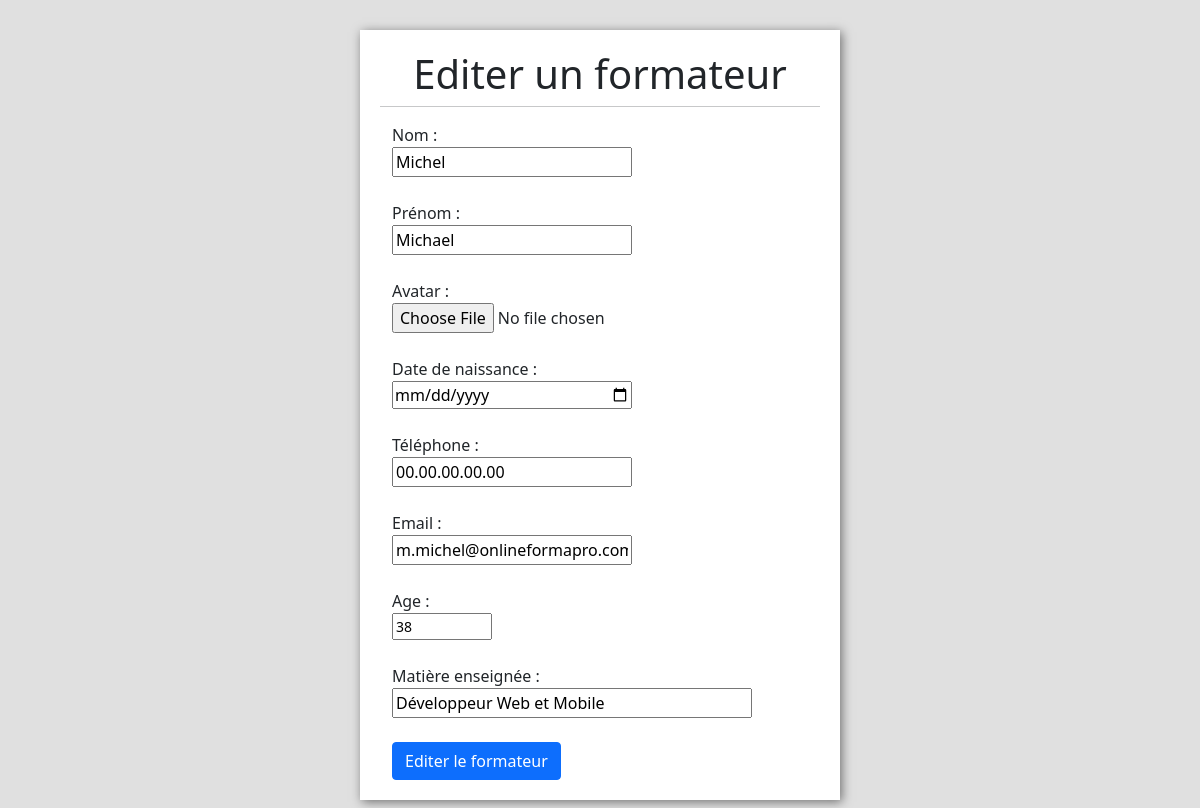
Page /pages/editer-formateur.php?id-formateur=2 (signed in) on the committed database.
### tables this page shows
CREATE TABLE `formateurs` (
  `id_formateur` int(11) NOT NULL,
  `nom_formateur` varchar(255) NOT NULL,
  `prenom_formateur` varchar(255) NOT NULL,
  `avatar_formateur` varchar(255) NOT NULL,
  `date_naissance_formateur` datetime NOT NULL,
  `telephone_formateur` varchar(255) NOT NULL,
  `email_formateur` varchar(255) NOT NULL,
  `age_formateur` int(11) NOT NULL,
  `matiere_formateur` varchar(255) NOT NULL
);

### pages/editer-formateur.php (the view, shortened to what this page needs)
<?php
$id = $_GET["id-formateur"];
$user = "root";
$pass = "";
try {
    $connexion = new PDO('mysql:host=localhost;dbname=ecommerce;charset=UTF8', $user, $pass);
    $connexion->setAttribute(PDO::ATTR_ERRMODE, PDO::ERRMODE_EXCEPTION);
} catch (PDOException $e) {
    $retour = $e->getMessage();
    die();
}
if($connexion){
    $req = "SELECT * FROM formateurs WHERE id_formateur = ?";
    $select = $connexion->prepare($req);
    $select->bindParam(1,$id);
    $select->execute();
    $res = $select->fetch();
}
?>
<!doctype html>
<html lang="en">
<head>
    <link href="https://cdn.jsdelivr.net/npm/bootstrap@5.1.3/dist/css/bootstrap.min.css" rel="stylesheet">
    <link rel="stylesheet" type="text/css" href="../css/style.css" />
</head>
<body>
<div class="container">
    <div class="row">
        <h1>Editer un formateur</h1>
        <hr>
        <form method="post" action="traitement_edition_formateur.php?id=<?= $res["id_formateur"] ?>" enctype="multipart/form-data">
            <label for="nom">Nom :</label><br>
            <input type="text" name="nom" id="nom" value="<?= $res["nom_formateur"] ?>"><br><br>
            <label for="prenom">Prénom :</label><br>
            <input type="text" name="prenom" id="prenom" value="<?= $res["prenom_formateur"] ?>"><br><br>
            <label for="avatar">Avatar :</label><br>
            <input type="file" name="avatar" id="avatar" class="long" value="<?= $res["avatar_formateur"] ?>"><br><br>
            <label for="date-naissance">Date de naissance :</label><br>
            <input type="date" name="date-naissance" id="date-naissance" value="<?= $res["date_naissance_formateur"] ?>"><br><br>
            <label for="telephone">Téléphone :</label><br>
            <input type="tel" name="telephone" id="telephone" value="<?= $res["telephone_formateur"] ?>"><br><br>
            <label for="email">Email :</label><br>
            <input type="email" name="email" id="email" value="<?= $res["email_formateur"] ?>"><br><br>
            <label for="age">Age :</label><br>
            <input type="number" name="age" id="age" class="small" value="<?= $res["age_formateur"] ?>"><br><br>
            <label for="matiere">Matière enseignée :</label><br>
            <input type="text" name="matiere" id="matiere" class="long" value="<?= $res["matiere_formateur"] ?>"><br><br>
            <button type="submit" class="btn btn-primary" name="editer-formateur">Editer le formateur</button>
        </form>
    </div>
</div>
</body>
</html>

### css/style.css (style rules this page uses)
body { background-color: #E0E0E0; }
h1 { text-align: center; }
.row { background-color: #FFFFFF; width: 480px; margin: 30px auto; padding: 20px; box-shadow : 2px 2px 10px rgba(0,0,0,0.5); }
.row input { width: 240px; }
.row input.small { width: 100px; }
.row input.long { width: 360px; }

### rows in the picture
formateurs: nom "Michel", prenom "Michael", telephone "00.00.00.00.00", email "m.michel@onlineformapro.com", age "38", matiere "Développeur Web et Mobile"
